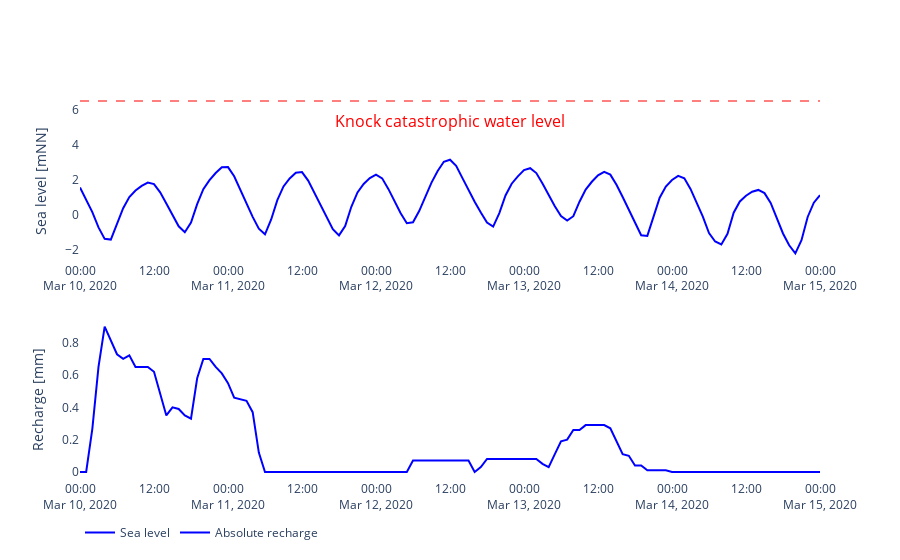

Notebook source saved alongside this figure:
### Code cell
fig = make_subplots(2, 1)

fig = sea_level(tide_data=tide, knock_level=6.5, fig=fig, row=1, col=1)
fig = canal_recharge(recharge_data=hourly_recharge, cumsum=False, fig=fig, row=2, col=1)

fig
